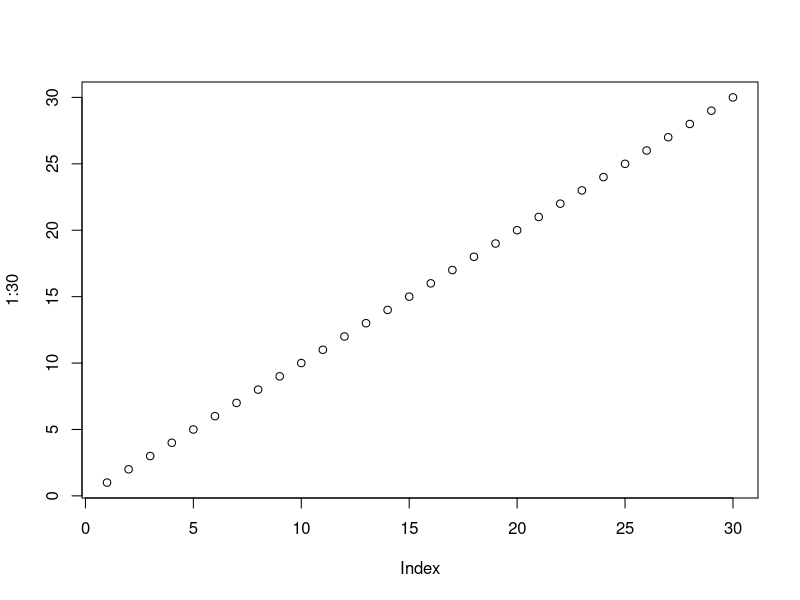
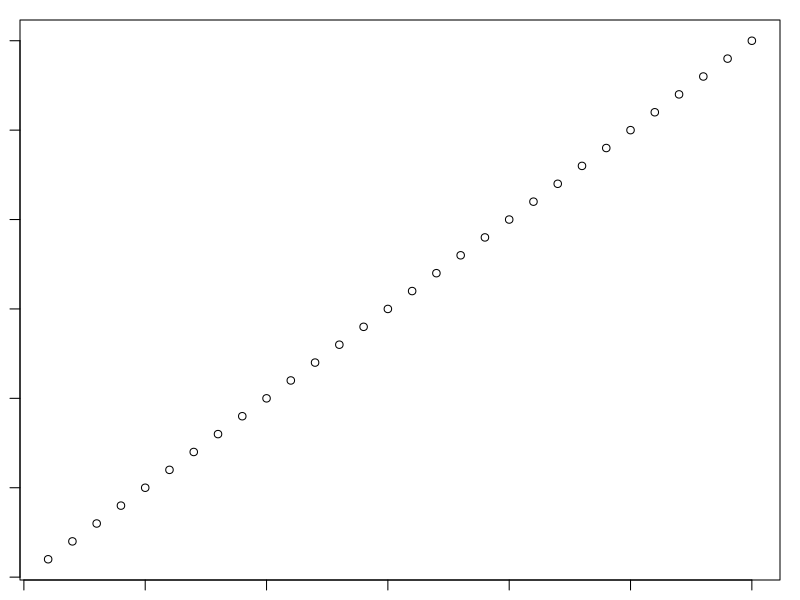

Source code (R) for these figures, in order:
# This error occurs when the plot panel in RStudio
# is too small for the margins of the plot that you're 
# attempting to create.

# How to Reproduce the Error
# attempt to create scatterplot
plot(1:30)

# Method #1: Fix the Error by Increasing the Size of the Plot Panel
# Method #2: Fix the Error by Using the par() Function
# adjust plot margins
par(mar=c(1,1,1,1))

# create scatterplot
plot(1:30)

# Method #3: Fix the Error by Shutting Down Current Plotting Device
dev.off()
